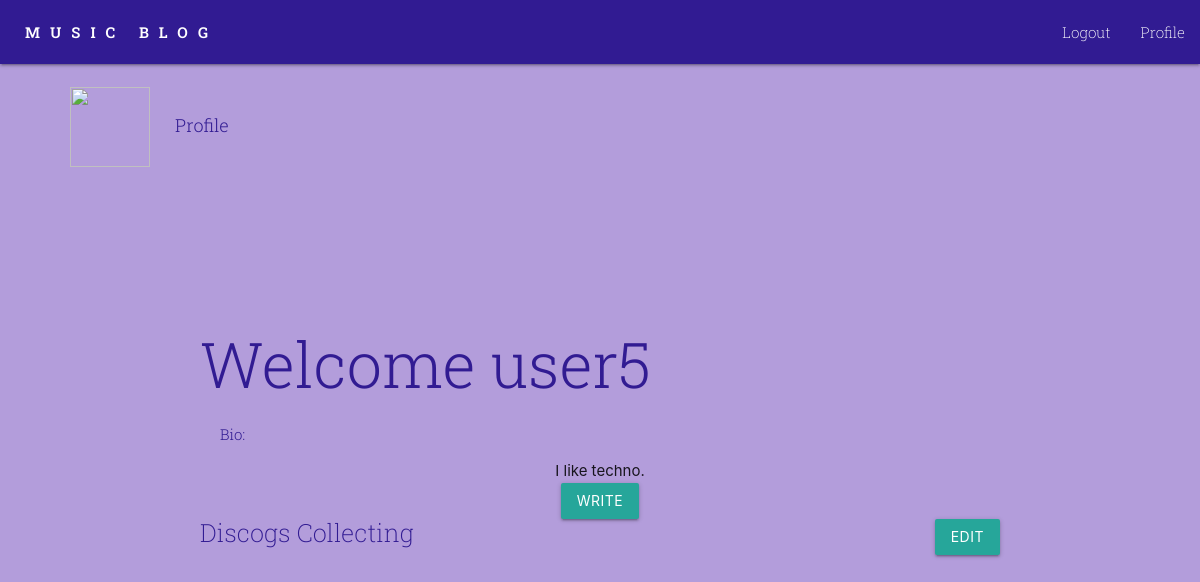
The app's page /users/profile/ (signed in), older data.
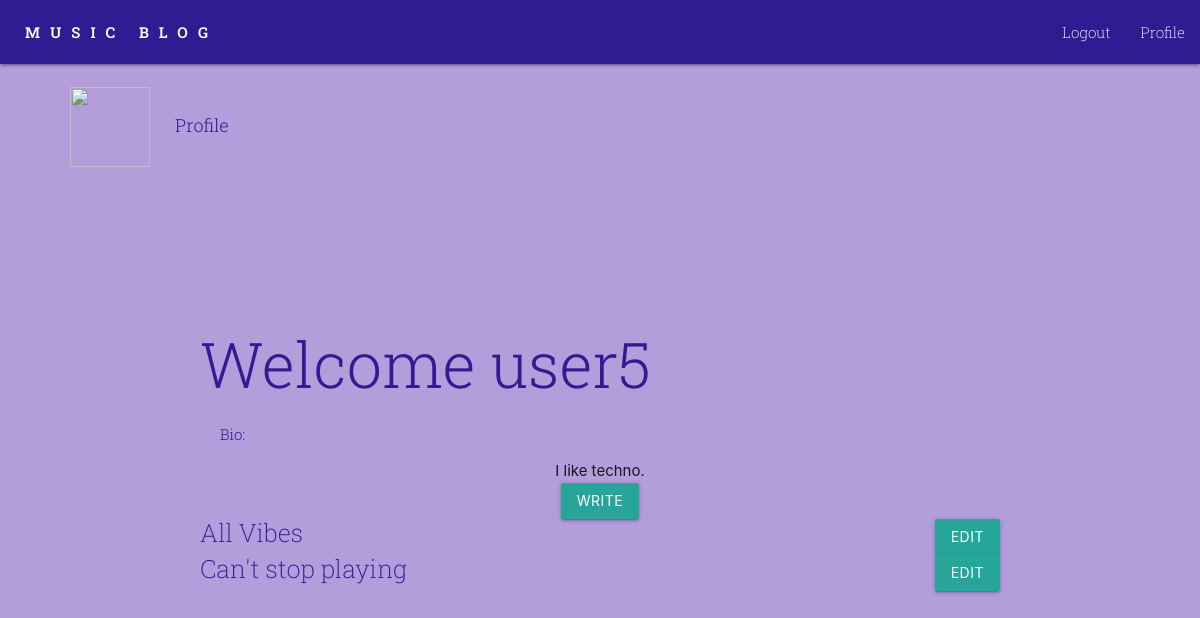
The same page, newer data.
### blog/models.py (models this page shows, shortened)
class Profile(models.Model):
    user = models.OneToOneField(User, null=True, on_delete=models.CASCADE)
    bio = models.TextField()
    profile_pic = models.ImageField(upload_to='images/',null=True, blank=True)

class Blogpost(models.Model):
    title = models.CharField(max_length=100)
    post = models.TextField(max_length=200)
    url = models.CharField(max_length=200,null=True, blank=True)
    user = models.ForeignKey(User, on_delete=models.CASCADE, related_name= 'blogposts')
    public = models.BooleanField()
    date_created = models.DateTimeField(auto_now_add=True)
    def __str__(self):
        return self.title

### users/views.py (the view)
# urls.py: path('profile/', views.profile, name='profile'),
@login_required
def profile(request):
    logged_in_user = request.user.username
    print(logged_in_user)
    user_posts = Blogpost.objects.filter(user=request.user)
    context = {
        'user_posts': user_posts
    }
    print(context)
    return render(request, 'users/profile.html', context)

### users/templates/users/profile.html
{% extends 'blog/base.html' %}
{% block title %}Profile{% endblock %}
{% block content %}
<div>
    <h1>Welcome {{ user.username }}</h1>
    <p>Bio:</p> {{ user.profile.bio }}
    <br>
    <a class="btn" href="{% url 'blog:create' %}">write</a>
    {% for post in user_posts %}
    <div class="edit_delete">
        <h2>{{ post.title }}</h2>
        <div class="ed_buttons">
            <a class="btn" href="{% url 'blog:edit' post.id %}">edit</a>
        </div>
    </div>
    {% endfor %}
</div>
{% endblock %}

### blog/templates/blog/base.html (shortened to what this page needs)
<!DOCTYPE html>
<html>
<head>
    <link rel="stylesheet" href="https://cdnjs.cloudflare.com/ajax/libs/materialize/1.0.0/css/materialize.min.css">
        {% load static %}
</head>
<body>
    <nav>
        <div class="nav-wrapper deep-purple darken-4">
            <a href="/blog/" class="blog-logo">MUSIC BLOG
            </a>
            <ul id="nav-mobile" class="right hide-on-med-and-down">
                {% if user.is_authenticated %}
                <li><a href="{% url 'users:logout' %}">Logout</a></li>
                <li><a href="{% url 'users:profile' %}">Profile</a></li>
                {% else %}
                <li><a href="{% url 'users:login' %}">Login</a></li>
                <li><a href="{% url 'users:register' %}">Register</a></li>
                {% endif %}
            </ul>
        </div>
    </nav>
    <div class="logo-header">
        <img class="logo" src="{% static 'blog/record.png' %}" alt=""><h3>{% block title %}{% endblock %}</h3>
    </div>
    <div class="center">
    <main class="centered">
        {% block content%} {% endblock %}
    </main>
    </div>
</body>
</html>

Row changes from the older to the newer data that the page shows:
removed Blogpost: title "Discogs Collecting"
added Blogpost: title "All Vibes"
added Blogpost: title "Can't stop playing"
